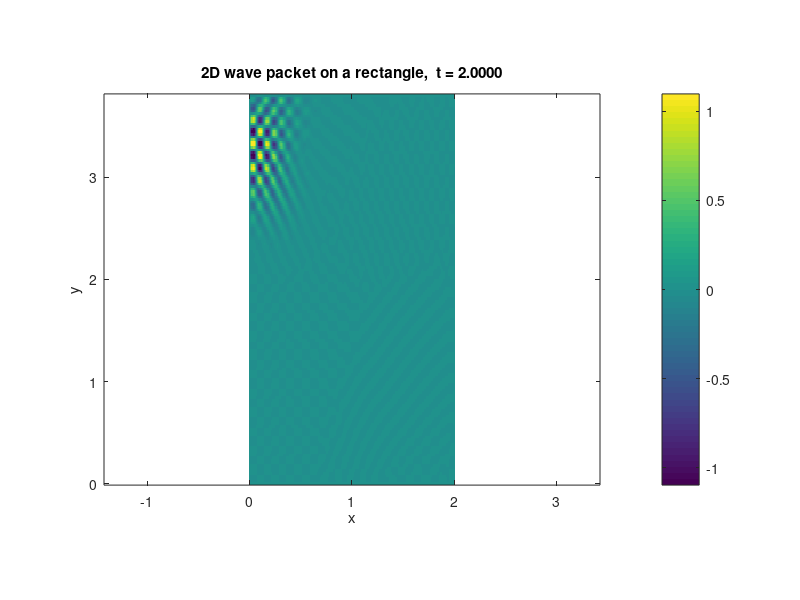

The MATLAB source for this figure:
% wave2d_rectangle_packet.m
%
% 2D wave equation on a rectangle with fixed walls:
%     u_tt = c^2 (u_xx + u_yy)
%     u = 0 on the boundary
%
% Solved by double sine-series expansion.
% Initial condition: traveling Gaussian-modulated carrier wave packet.
%
% This script is written to run in both MATLAB and GNU Octave.
%
% -------------------------------------------------------------------------
clear;
clc;
close all;
% =========================
% Physical/domain settings
% =========================
Lx = 2.0;          % domain length in x
Ly = 3.8;          % domain length in y
c  = 2.0;          % wave speed
% =========================
% Mode truncation
% =========================
% Increase M,N for narrower packets or higher carrier wavenumber.
M = 40;            % number of sine modes in x
N = 40;            % number of sine modes in y
% =========================
% Quadrature grid for projection
% =========================
% This grid is used to project the initial conditions onto the sine basis.
Nxq = 220;
Nyq = 180;
xq = linspace(0, Lx, Nxq);
yq = linspace(0, Ly, Nyq);
dx = xq(2) - xq(1);
dy = yq(2) - yq(1);
[Xq, Yq] = meshgrid(xq, yq);   % size Nyq x Nxq
% =========================
% Packet parameters
% =========================
A0 = 1.0;          % amplitude
x0 = 0.28 * Lx;    % initial center x
y0 = 0.35 * Ly;    % initial center y
sigx = 0.08 * Lx;  % Gaussian width in x
sigy = 0.08 * Ly;  % Gaussian width in y
theta = pi/6;      % propagation direction angle
lambda0 = 0.12;    % carrier wavelength
k0 = 2*pi/lambda0; % carrier magnitude
kx0 = k0 * cos(theta);
ky0 = k0 * sin(theta);
dirx = cos(theta);
diry = sin(theta);
% =========================
% Initial displacement u(x,y,0)
% =========================
Xc = Xq - x0;
Yc = Yq - y0;
env   = A0 * exp(-(Xc.^2)/(2*sigx^2) - (Yc.^2)/(2*sigy^2));
phase = kx0 * Xc + ky0 * Yc;
u0 = env .* cos(phase);
% =========================
% Initial velocity ut(x,y,0)
% =========================
% To make the packet start traveling in direction (dirx, diry),
% use ut = -c * (dir · grad u0).
%
% For u0 = env * cos(phase):
%   ux = env_x * cos(phase) - env * sin(phase) * kx0
%   uy = env_y * cos(phase) - env * sin(phase) * ky0
env_x = -(Xc / sigx^2) .* env;
env_y = -(Yc / sigy^2) .* env;
u0_x = env_x .* cos(phase) - env .* sin(phase) * kx0;
u0_y = env_y .* cos(phase) - env .* sin(phase) * ky0;
v0 = -c * (dirx * u0_x + diry * u0_y);
% =========================
% Build sine basis on quadrature grid
% =========================
mx = 1:M;
ny = 1:N;
% Sxq: Nxq x M, Syq: Nyq x N
Sxq = sin((xq(:) * (mx * pi / Lx)));
Syq = sin((yq(:) * (ny * pi / Ly)));
% Trapezoidal-rule weights
wx = ones(Nxq, 1);
wy = ones(Nyq, 1);
wx(1)   = 0.5;
wx(end) = 0.5;
wy(1)   = 0.5;
wy(end) = 0.5;
% Put weights into matrices matching u0, v0 size (Nyq x Nxq)
% U-weighting is easiest if we keep x in columns and y in rows.
W = wy * wx.';   % size Nyq x Nxq
U0w = u0 .* W;
V0w = v0 .* W;
% =========================
% Project initial data onto modes
% =========================
% We want:
%   A_mn = (4/Lx/Ly) \int\int u0 sin(m pi x/Lx) sin(n pi y/Ly) dx dy
%   G_mn = (4/Lx/Ly) \int\int v0 sin(m pi x/Lx) sin(n pi y/Ly) dx dy
%   B_mn = G_mn / omega_mn
%
% Matrix form:
%   A = (4/Lx/Ly) * dx*dy * Sxq' * U0w' * Syq
%
% Dimensions:
%   Sxq'   : M x Nxq
%   U0w'   : Nxq x Nyq
%   Syq    : Nyq x N
% Result   : M x N
A = (4/(Lx*Ly)) * dx * dy * (Sxq.' * U0w.' * Syq);
G = (4/(Lx*Ly)) * dx * dy * (Sxq.' * V0w.' * Syq);
% =========================
% Modal frequencies
% =========================
[MM, NN] = ndgrid(mx, ny);
omega = c * pi * sqrt((MM/Lx).^2 + (NN/Ly).^2);
B = G ./ omega;
% =========================
% Display grid
% =========================
Nx = 180;
Ny = 150;
x = linspace(0, Lx, Nx);
y = linspace(0, Ly, Ny);
Sx = sin((x(:) * (mx * pi / Lx)));   % Nx x M
Sy = sin((y(:) * (ny * pi / Ly)));   % Ny x N
% =========================
% Time settings
% =========================
Tfinal = 2.0;
nFrames = 240;
tlist = linspace(0, Tfinal, nFrames);
% =========================
% Optional: estimate a color scale
% =========================
umax = max(abs(u0(:)));
if umax == 0
    umax = 1;
end
clim = 1.1 * umax;
% =========================
% Figure setup
% =========================
fig = figure('Name', '2D Wave Packet on a Rectangle');
% Some Octave versions ignore this harmlessly
try
    set(fig, 'Color', 'w');
catch
end
% =========================
% Animation loop
% =========================
for it = 1:nFrames
    t = tlist(it);
    % Modal time factor
    C = A .* cos(omega * t) + B .* sin(omega * t);
    % Reconstruct solution:
    % U = sum_{m,n} C_mn sin(m pi x/Lx) sin(n pi y/Ly)
    % Matrix form:
    % U = Sx * C * Sy'
    U = Sx * C * Sy.';     % size Nx x Ny
    Uplot = U.';           % transpose for plotting as y-rows, x-columns
    % Plot
    imagesc(x, y, Uplot);
    axis xy;
    axis equal tight;
    caxis([-clim, clim]);
    colorbar;
    xlabel('x');
    ylabel('y');
    title(sprintf('2D wave packet on a rectangle,  t = %.4f', t));
    drawnow;
end
% =========================
% End of script
% =========================
